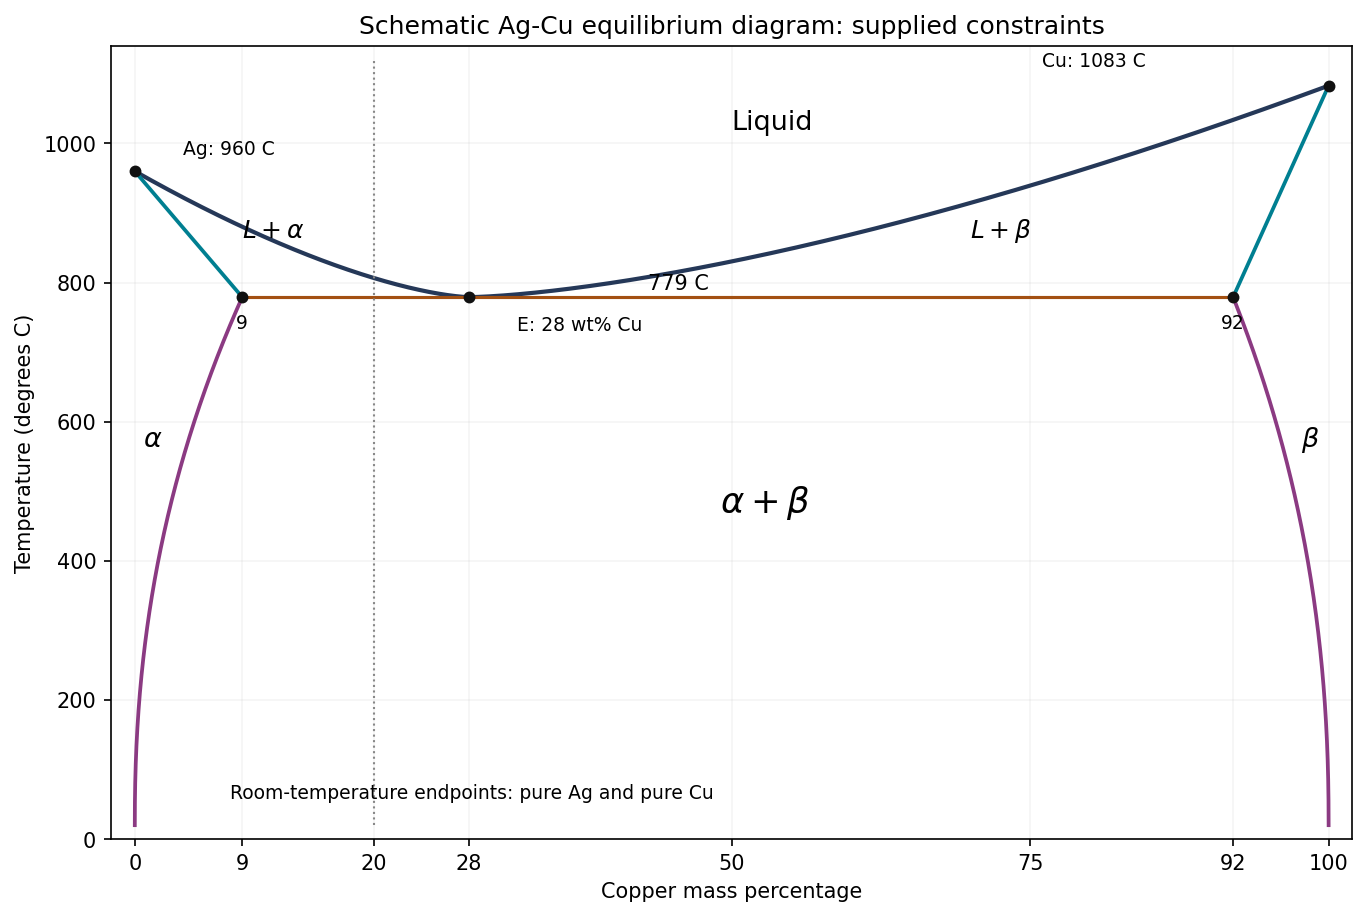

The Python source for this figure:
"""Original explanatory figure; Python 3.14, numpy and matplotlib.
Write the same-basename PNG to the current working directory for Make.
No source image or source data file is read.
"""
import matplotlib
matplotlib.use("Agg")
import matplotlib.pyplot as plt
from matplotlib.patches import Rectangle, Polygon, Circle, Arc
import numpy as np

def box(ax,x,y,w,h,text,fc="#e5edf5",size=9):
    ax.add_patch(Rectangle((x,y),w,h,fc=fc,ec="#253858",lw=1.2))
    ax.text(x+w/2,y+h/2,text,ha="center",va="center",fontsize=size)

def arrow(ax,a,b,text=None):
    ax.annotate("",xy=b,xytext=a,arrowprops=dict(arrowstyle="->",lw=1.3,color="#253858"))
    if text:ax.text((a[0]+b[0])/2,(a[1]+b[1])/2,text,fontsize=8,ha="center",va="bottom")

def finish(fig,name):
    fig.set_facecolor("white")
    fig.savefig(name,dpi=150,facecolor="white",bbox_inches="tight")
    plt.close(fig)

fig,ax=plt.subplots(figsize=(9,6),layout="constrained")
x1=np.linspace(0,28,200);x2=np.linspace(28,100,300)
ax.plot(x1,779+181*(1-x1/28)**1.5,color="#253858",lw=2)
ax.plot(x2,779+304*((x2-28)/72)**1.5,color="#253858",lw=2)
ax.plot([0,9],[960,779],color="#007f91",lw=1.8);ax.plot([92,100],[779,1083],color="#007f91",lw=1.8)
T=np.linspace(20,779,300);xl=9*((T-20)/759)**2.2;xr=100-8*((T-20)/759)**2.2
ax.plot(xl,T,color="#8b3a82",lw=1.8);ax.plot(xr,T,color="#8b3a82",lw=1.8)
ax.hlines(779,9,92,color="#a35012",lw=1.5);ax.vlines(20,20,1120,color="#888888",ls=":",lw=1)
for x,t,txt,dx,dy in [(0,960,"Ag: 960 C",4,24),(100,1083,"Cu: 1083 C",-24,27),(9,779,"9",0,-45),(28,779,"E: 28 wt% Cu",4,-48),(92,779,"92",0,-45)]:
 ax.scatter([x],[t],s=22,color="#111111",zorder=4);ax.text(x+dx,t+dy,txt,ha="center" if txt in ["9","92"] else "left",fontsize=9)
ax.text(50,1020,"Liquid",fontsize=13);ax.text(9,865,r"$L+\alpha$",fontsize=12);ax.text(70,865,r"$L+\beta$",fontsize=12)
ax.text(49,470,r"$\alpha+\beta$",fontsize=17);ax.text(.7,565,r"$\alpha$",fontsize=13);ax.text(97.7,565,r"$\beta$",fontsize=13)
ax.text(43,790,"779 C",fontsize=10);ax.text(8,58,"Room-temperature endpoints: pure Ag and pure Cu",fontsize=9)
ax.set(xlim=(-2,102),ylim=(0,1140),xlabel="Copper mass percentage",ylabel="Temperature (degrees C)",title="Schematic Ag-Cu equilibrium diagram: supplied constraints")
ax.set_xticks([0,9,20,28,50,75,92,100]);ax.grid(alpha=.12)
finish(fig,"paper-1-ag-cu-phase.png")
